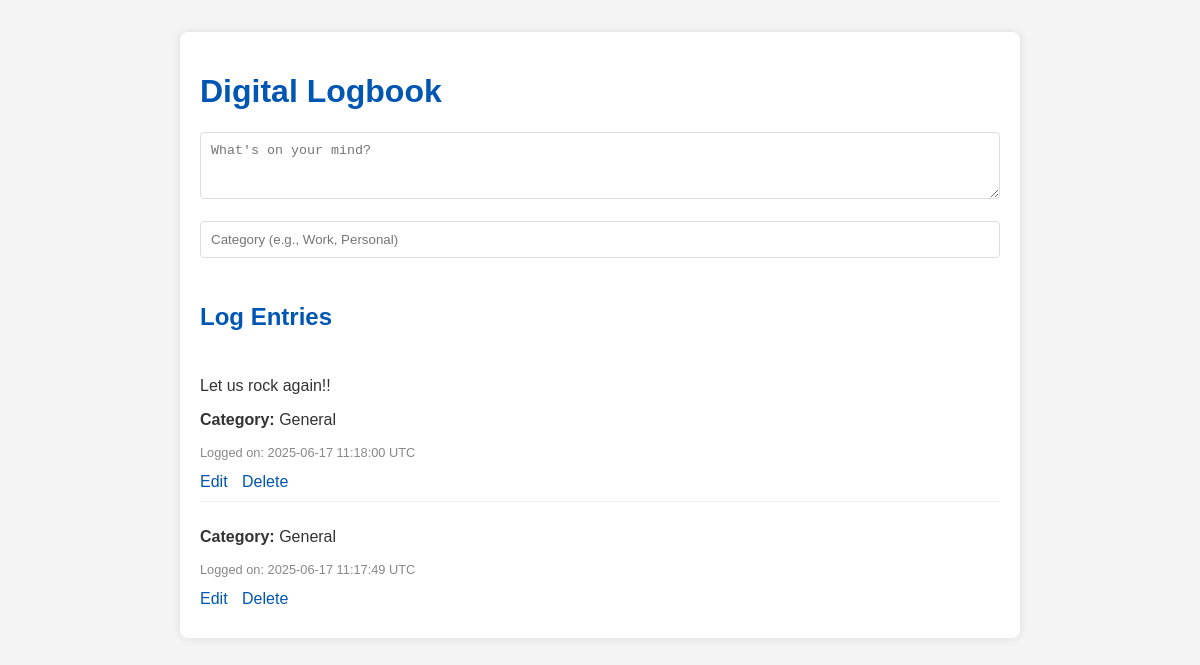
The page /index on the database as committed earlier.
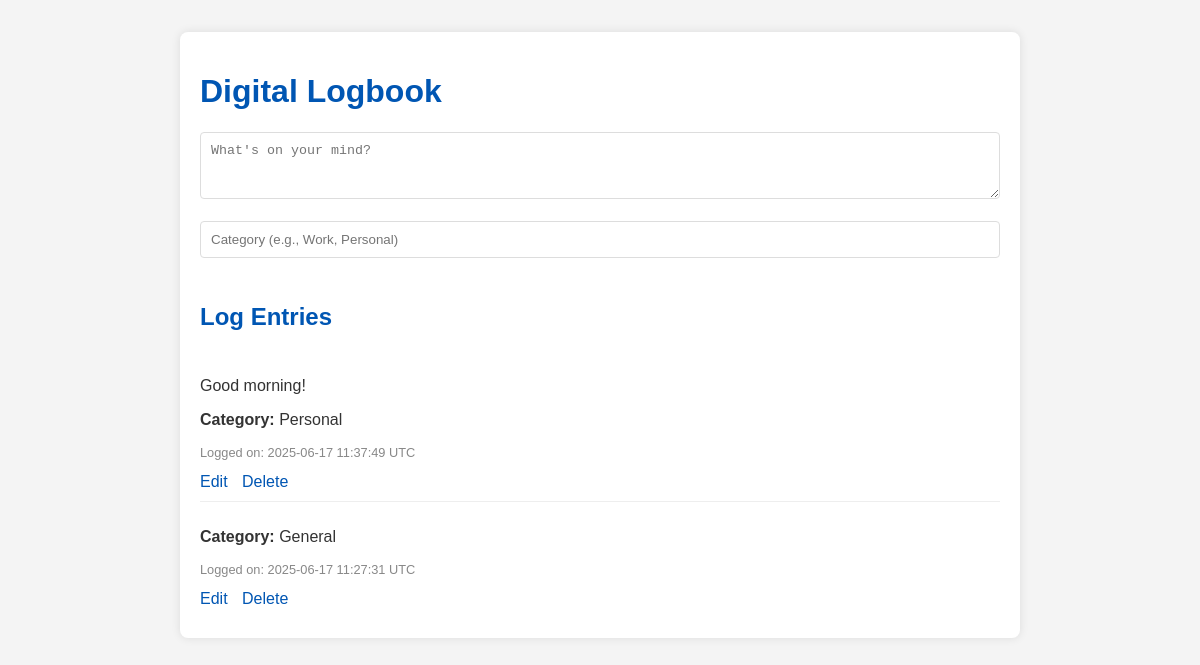
The same page on the database as committed later.
### app/models.py (models this page shows, shortened)
class LogEntry(db.Model):
    id = db.Column(db.Integer, primary_key=True)
    text = db.Column(db.String(200), nullable=False)
    category = db.Column(db.String(50), nullable=True, default='General')
    timestamp = db.Column(db.DateTime, index=True, default=datetime.datetime.utcnow)

### app/routes.py (the view)
@bp.route('/')
@bp.route('/index')
def index():
    entries = LogEntry.query.order_by(LogEntry.timestamp.desc()).all()
    return render_template('index.html', entries=entries)

### app/templates/index.html (shortened to what this page needs)
<!DOCTYPE html>
<html lang="en">
<head>
</head>
<body>
    <div class="container">
        <h1>Digital Logbook</h1>
        <form action="{{ url_for('main.add') }}" method="post">
            <textarea name="entry_text" rows="3" placeholder="What's on your mind?"></textarea>
            <br><br>
 	    <input type="text" name="category" placeholder="Category (e.g., Work, Personal)" style="width: 100%; padding: 10px; border-radius: 4px; border: 1px solid #ddd; box-sizing: border-box; margin-bottom: 1em;">
        </form>
        <h2>Log Entries</h2>
        <div class="entries">
            {% for entry in entries %}
                <div class="entry">
                    <p>{{ entry.text }}</p>
    		    {% if entry.category %}
        		<p class="category"><strong>Category:</strong> 				{{ entry.category }}</p>
    		    {% endif %}
                    <p class="timestamp">Logged on: {{ entry.timestamp.strftime('%Y-%m-%d %H:%M:%S') }} UTC</p>
                    <div class="actions">
                        <a href="{{ url_for('main.edit', id=entry.id) }}">Edit</a>
                        <a href="{{ url_for('main.delete', id=entry.id) }}"
                           onclick="return confirm('Are you sure you want to delete this entry?');">Delete</a>
                    </div>
                </div>
            {% else %}
                <p>No entries yet. Add one above!</p>
            {% endfor %}
        </div>
    </div>
</body>
</html>

### app/templates/index.html (style rules this page uses)
body { font-family: sans-serif; background-color: #f4f4f4; color: #333; margin: 2em; }
.container { max-width: 800px; margin: auto; background: white; padding: 20px; border-radius: 8px; box-shadow: 0 0 10px rgba(0,0,0,0.1); }
h1, h2 { color: #0056b3; }
form { margin-bottom: 2em; }
textarea { width: 100%; padding: 10px; border-radius: 4px; border: 1px solid #ddd; box-sizing: border-box; }
.entries { margin-top: 1em; }
.entry { border-bottom: 1px solid #eee; padding: 10px 0; }
.entry:last-child { border-bottom: none; }
.timestamp { color: #888; font-size: 0.8em; }
.actions a { text-decoration: none; color: #0056b3; margin-right: 10px; }

Rows that differ between the two databases and show on the page:
changed LogEntry: text "Let us rock again!!" → "Good morning!"; category "General" → "Personal"; timestamp "2025-06-17 11:18:00" → "2025-06-17 11:37:49"
changed LogEntry "General": timestamp "2025-06-17 11:17:49" → "2025-06-17 11:27:31"
